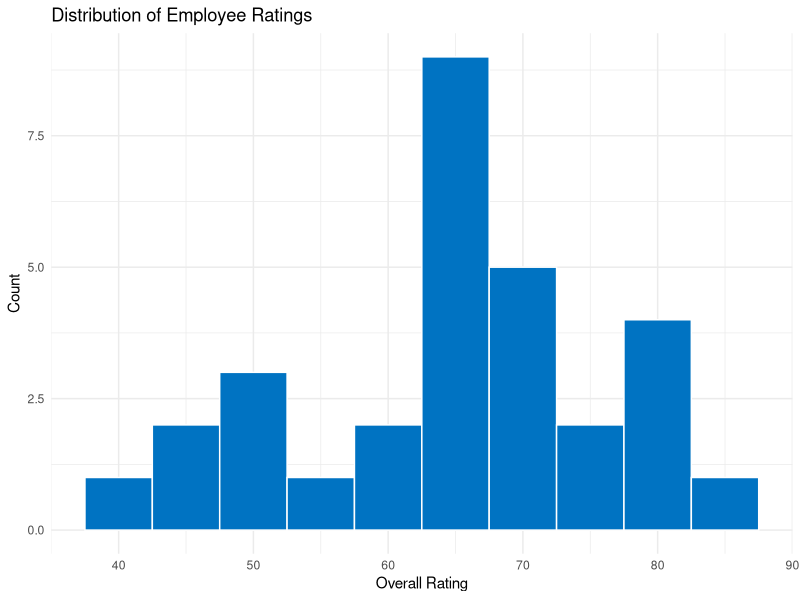
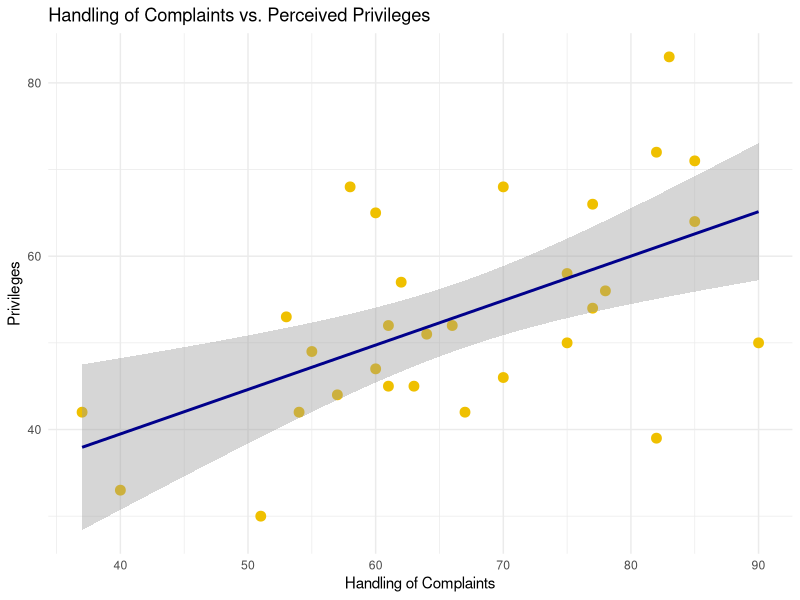

Write the R code that produced these figures, in order.
## ---- chunk 1
# I got attitude data
data <- attitude
library(ggplot2)

# Make a histogram for distributin of employee ratings.
ggplot(data, aes(x = rating)) +
  geom_histogram(binwidth = 5, fill = "#0073C2FF", color = "white") +
  labs(title = "Distribution of Employee Ratings",
       x = "Overall Rating",
       y = "Count") +
  theme_minimal()

# Complaint vs. Privelage
ggplot(data, aes(x = complaints, y = privileges)) +
  geom_point(size = 3, color = "#EFC000FF") +
  geom_smooth(method = "lm", se = TRUE, color = "darkblue") +
  labs(title = "Handling of Complaints vs. Perceived Privileges",
       x = "Handling of Complaints",
       y = "Privileges") +
  theme_minimal()
